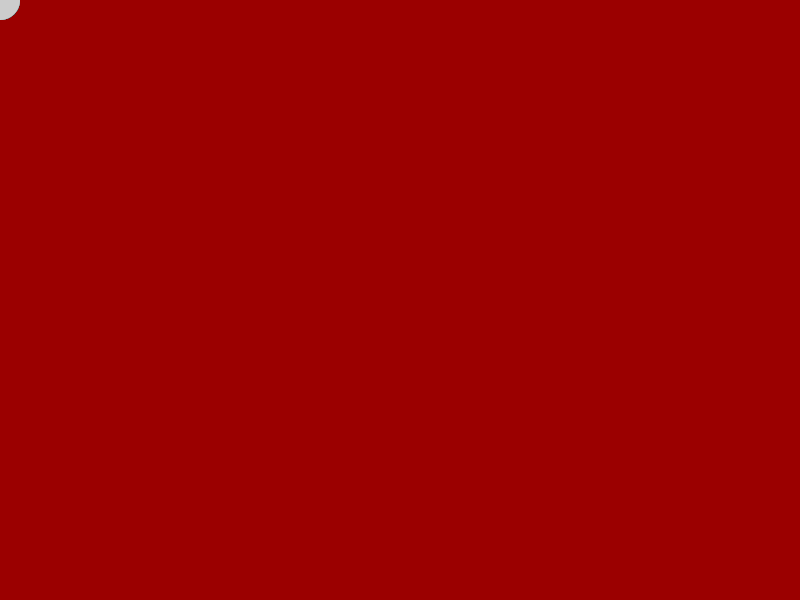
Frame 1 (no input)
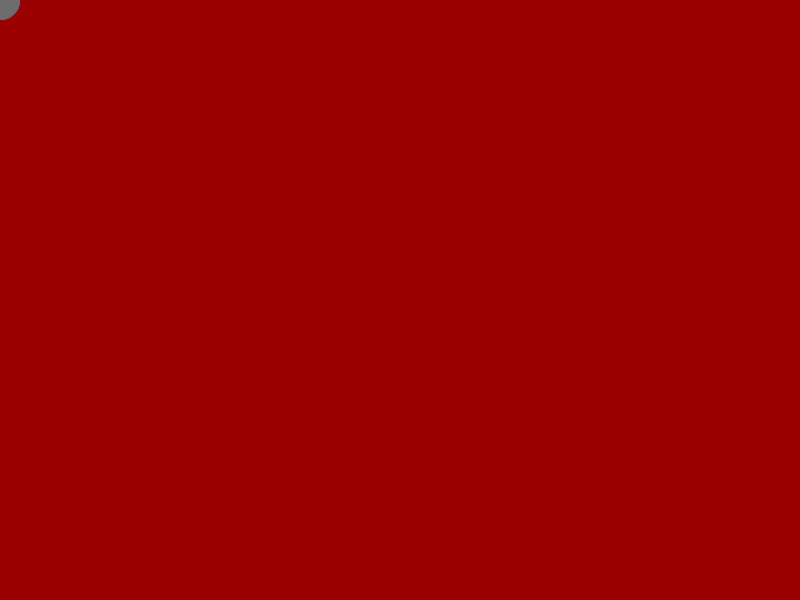
Frame 60 (the mouse pressed at the canvas centre just before this capture)
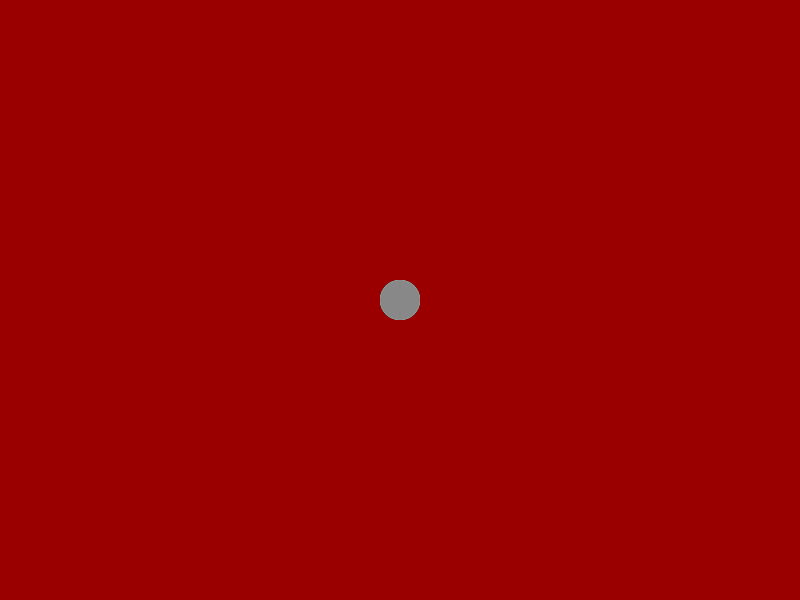
Frame 120 (the mouse held since frame 60 and released just before this capture)

The Processing sketch that drew these frames (run headless with seeded random() and noise(); from frame 60 on, the mouse is pressed at the canvas centre):

// Processing sketch: processing_164432
// ── processing_164432.pde

int num = 60;
int[] x = new int[num];
int[] y = new int[num];

void setup() {
  size(800, 600);
  smooth();
  noStroke();
  
}

void draw(){
  
  background(155, 0, 0);
  // Copy array values from back to front
  for (int i = x.length-1; i > 0; i--) {
    x[i] = x[i-1];
    y[i] = y[i-1];
  
  }
  
  x[0] = mouseX; // Set the first element
  y[0] = mouseY; //set the first element
  for (int i = 0; i < x.length; i++) {
    fill(random(i * 4));
    ellipse(x[i], y[i], 40, 40);
   
    
  }
}
